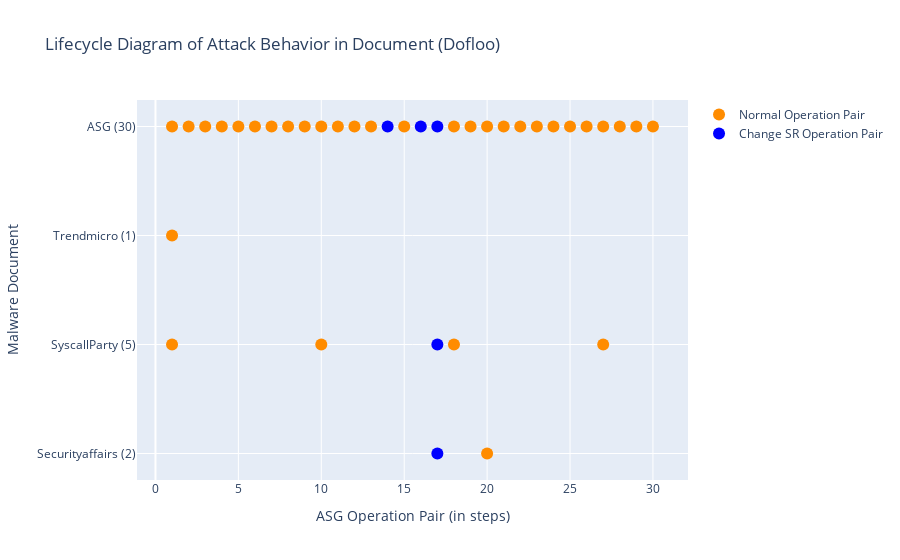

Notebook cell for this chart:
### Markdown cell above
### Run Script: draw Lifecycle diagram
- 兩個 traces (legend) 一般的 OP 和 ChangeSys OP。分兩個顏色，不重疊。
- x: [a,a,a,a,b,b,b,c,c,c] 不同 report 的 step 可以放同一個 list，因為屬於同個 trace。

### Code cell
# import plotly.express as px
import plotly.graph_objects as go

def symmetric_difference(list1: list, list2: list) -> list:
    ''' return list1 - list2. '''
    s = set(list2)
    temp3 = [x for x in list1 if x not in s]
    return temp3

def draw_lifecycle(fset:FamilySet):
    familname = fset.familyname
    # reportnames = [rem.reportname for rem in fset.rem_lst if len(rem.match_regex)]

    fig = go.Figure()
    x, y = [], []
    x_sys, y_sys = [], []
    for i, rem in enumerate(fset.rem_lst):
        if len(rem.OPset_order_index) == 0:
            continue

        numOfDot = len(rem.OPset_order_index)
        reportname = rem.reportname.split('.')[0]
        reportname = reportname.split('-')[1]
        if reportname == 'Ms':
            reportname = 'Microsoft'
        reportname += f' ({numOfDot})'
        x_sys.extend(rem.SysOPset_order_index) # 改變系統設定檔的 OP
        y_sys.extend([reportname] * len(rem.SysOPset_order_index))
        current_x_normal = symmetric_difference(rem.OPset_order_index, rem.SysOPset_order_index) # 一般的/其餘的 OP
        # print(reportname, 'numOfDot', numOfDot, 'rem.OPset_order_index', rem.OPset_order_index)
        # print('x_normal', current_x_normal, 'x_sys', rem.SysOPset_order_index)
        x.extend(current_x_normal)
        y.extend([reportname] * len(current_x_normal))
        pass
    # todo: add baseline's lifecycle
    print()
    rowname = f'ASG ({len(fset.sample.OPset)})'
    current_x_system = fset.sample.OPset_sysOnly_ordered_index
    current_x_normal = symmetric_difference(list(range(len(fset.sample.OPset))), current_x_system) # all steps - sysobj steps
    # print(sorted(current_x_system)) # 只能放UPDATE的，OPEN/READ不能喔
    x_sys.extend(current_x_system)
    y_sys.extend([rowname] * len(current_x_system)) 
    x.extend(current_x_normal)
    y.extend([rowname] * len(current_x_normal))
    # print(rowname, len(fset.sample.OPset), len(current_x_system), len(current_x_normal))
    
    # normal OPs
    x = [idx+1 for idx in x] # add 1 to each asg index
    fig.add_trace(go.Scatter(
        x=x,
        y=y,
        marker=dict(color="darkorange", size=12),
        mode="markers",
        name="Normal Operation Pair",
    ))

    # changeSysObj OPs
    x_sys = x = [idx+1 for idx in x_sys]
    fig.add_trace(go.Scatter(
        x=x_sys,
        y=y_sys,
        marker=dict(color="blue", size=12),
        mode="markers",
        name="Change SR Operation Pair",
    ))

    fig.update_layout(title=f"Lifecycle Diagram of Attack Behavior in Document ({familname})",
                    xaxis_title="ASG Operation Pair (in steps)",
                    yaxis_title="Malware Document")
    fig.show()
    pass

draw_lifecycle(fset)

### Figure 1 — Plotly figure (JSON) as saved in the notebook; plotly's stock layout.template omitted (floating-point values rounded to 4 significant figures)
{"data": [{"marker": {"color": "darkorange", "size": 12}, "mode": "markers", "name": "Normal Operation Pair", "type": "scatter", "x": [20, 18, 1, 10, 27, 1, 1, 2, 3, 4, 5, 6, 7, 8, 9, 10, 11, 12, 13, 15, 18, 19, 20, 21, 22, 23, 24, 25, 26, 27, 28, 29, 30], "y": ["Securityaffairs (2)", "SyscallParty (5)", "SyscallParty (5)", "SyscallParty (5)", "SyscallParty (5)", "Trendmicro (1)", "ASG (30)", "ASG (30)", "ASG (30)", "ASG (30)", "ASG (30)", "ASG (30)", "ASG (30)", "ASG (30)", "ASG (30)", "ASG (30)", "ASG (30)", "ASG (30)", "ASG (30)", "ASG (30)", "ASG (30)", "ASG (30)", "ASG (30)", "ASG (30)", "ASG (30)", "ASG (30)", "ASG (30)", "ASG (30)", "ASG (30)", "ASG (30)", "ASG (30)", "ASG (30)", "ASG (30)"]}, {"marker": {"color": "blue", "size": 12}, "mode": "markers", "name": "Change SR Operation Pair", "type": "scatter", "x": [17, 17, 16, 17, 14], "y": ["Securityaffairs (2)", "SyscallParty (5)", "ASG (30)", "ASG (30)", "ASG (30)"]}], "layout": {"title": {"text": "Lifecycle Diagram of Attack Behavior in Document (Dofloo)"}, "xaxis": {"title": {"text": "ASG Operation Pair (in steps)"}}, "yaxis": {"title": {"text": "Malware Document"}}}}
